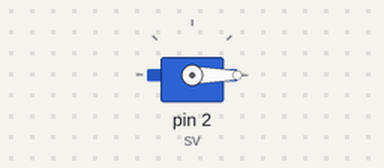
A sketch run on a simulated Arduino Uno, built with avr-gcc and run on an emulated ATmega328P. Parts: servo.

Above: at 0.05 s.
Timing chart, 0 to 3.0 s (numbered marks = the images above):
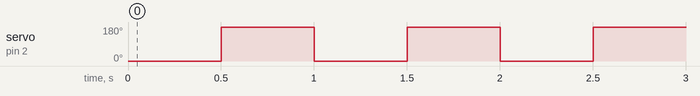

Measured:
- by itself, servo on pin 2 (sv): alternates 180° for 0.50 s and 0° for 0.50 s

The sketch:

servo.ino
```cpp
#include <Servo.h>

Servo sv;
void setup() {
  sv.attach(2);

}

void loop() {
  sv.write(0);
  delay(500);

  sv.write(180);
  delay(500);

}
```
